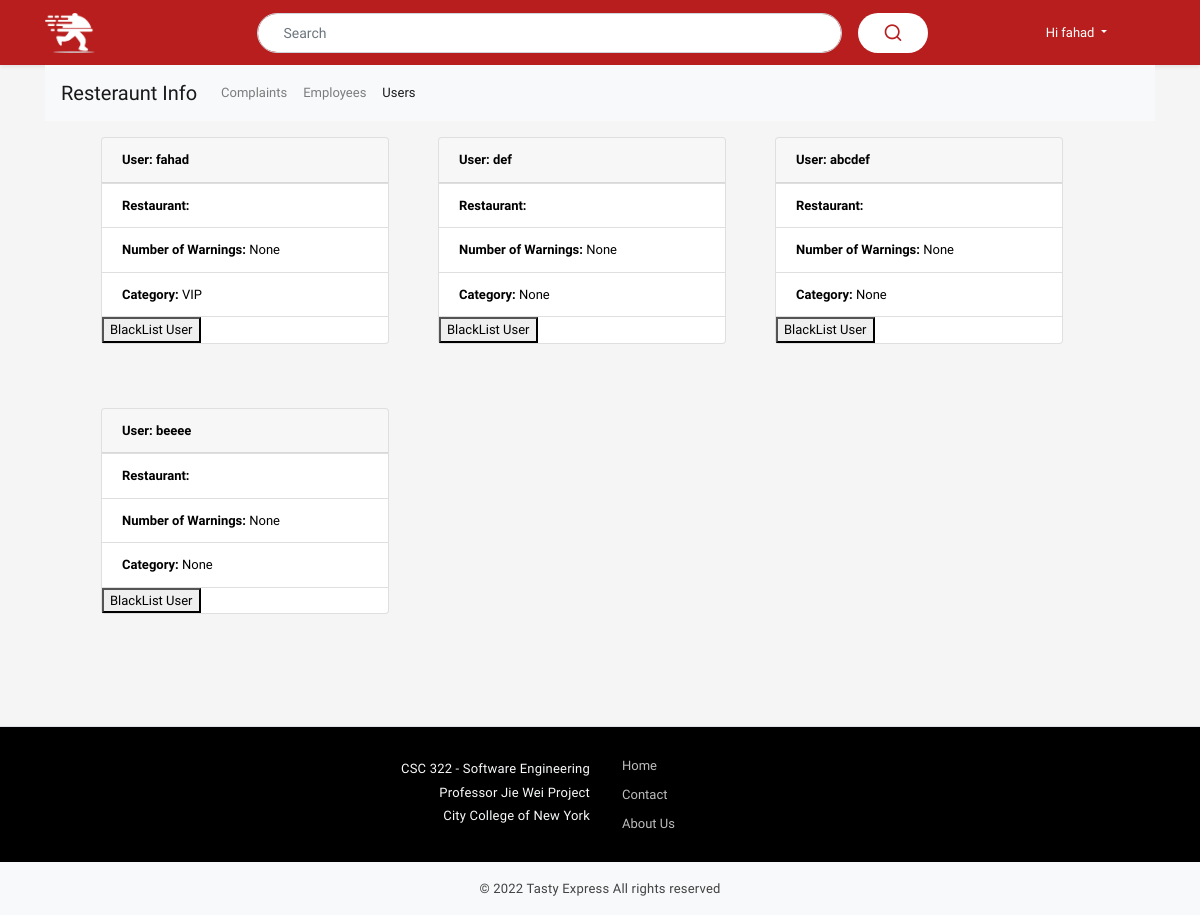
Page /manager_users.html (signed in) on the earlier database version.
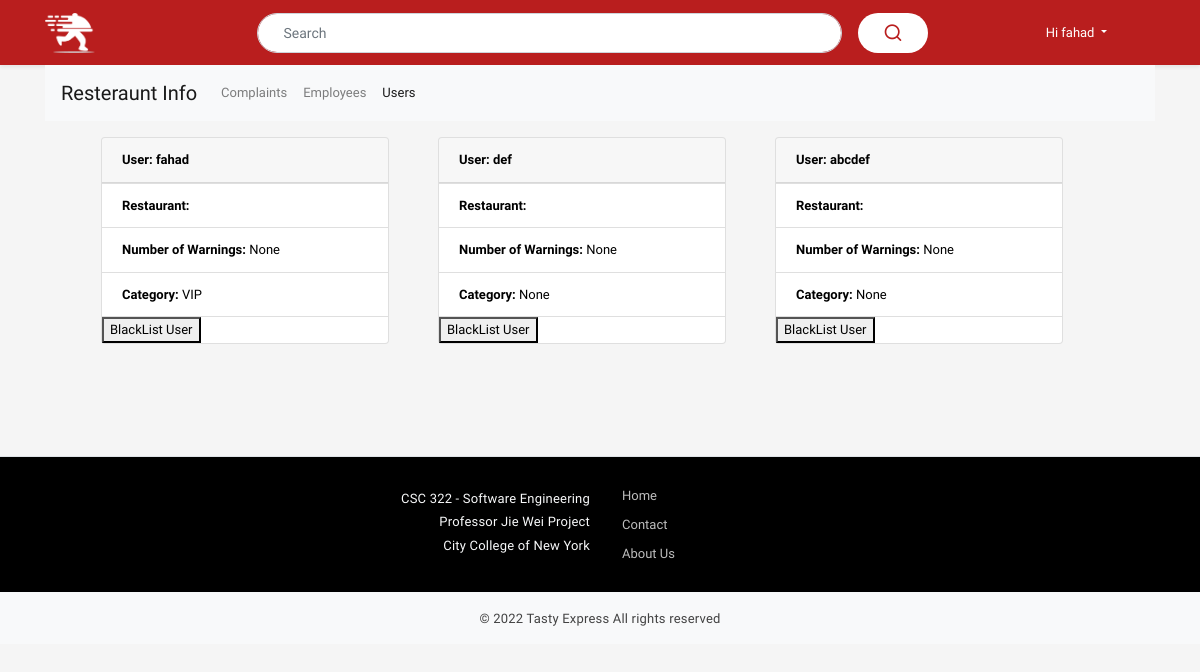
Same page on the later database version.
### server.py (models this page shows)
class user(UserMixin,db.Model):
    id = db.Column(db.Integer, primary_key=True)
    email = db.Column(db.String(120))
    name = db.Column(db.String(120))
    password = db.Column(db.String(80))
    address = db.Column(db.String(80))
    phone_number = db.Column(db.String(80))
    numWarnings = db.Column(db.Integer)
    category = db.Column(db.String(80))

### server.py (the view)
@app.route("/manager_users.html")
def manager_users_page():
    table = user.query.all()
    return render_template("manager_users.html", users = table)

### server.py (called while the page is built)
@login_manager.user_loader
def load_user(user_id):
    return user.query.get(int(user_id))

@app.context_processor
def base():
    return dict(account_type=session['account_type'],
                user_first_name=session['user_first_name'])

### templates/manager_users.html (shortened to what this page needs)
<!doctype html>
{% extends 'base.html' %}
{% block content %}
<div class="container">
  <div id="navbar">
  <nav class="navbar navbar-expand-lg navbar-light bg-light">
    <a class="navbar-brand" href="#">Resteraunt Info</a>
    <div class="collapse navbar-collapse" id="navbarNavDropdown">
      <ul class="navbar-nav">
        <li class="nav-item">
          <a class="nav-link" href="manager.html" id="nav-complaints"> Complaints </a>
        </li>
        <li class="nav-item">
          <a class="nav-link" href="manager_employees.html" id="nav-employees"> Employees </a>
        </li>
        <li class="nav-item active">
          <a class="nav-link" href="manager_users.html" id="nav-users" > Users <span class="sr-only">(current)</span></a>
        </li>
      </ul>
    </div>
  </nav>
</div>
</div>
 <div class="container">
     <div class="container mt-3">
       <div class="row">
         {% for user in users %}
           <div class="card-deck">
               <div class="card" style="width: 18rem;
                                        margin-left: 4rem;
                                        margin-bottom: 4rem;">
                 <div class="card-header">
                   <b>User: {{user['name']}}</b>
                 </div>
                 <ul class="list-group list-group-flush">
                   <li class="list-group-item"><b>Restaurant: </b>{{user['restaurant_name']}}</li>
                   <li class="list-group-item"><b>Number of Warnings: </b>{{user['numWarnings']}}</li>
                   <li class="list-group-item"><b>Category: </b>{{user['category']}}</li>
                   <a href="{{url_for('manager_black_list_user',data=user.email)}}">
                    <button type="button" name="button" >BlackList User</button></a>
                 </ul>
               </div>
           </div>
           {% endfor %}
       </div>
   </div>
 </div>
{% endblock %}

### templates/base.html (shortened to what this page needs)
<!DOCTYPE html>
<html lang="en">
<head>
    <link rel="stylesheet" type="text/css" href="static/vendor/slick/slick.min.css" />
    <link rel="stylesheet" type="text/css" href="static/vendor/slick/slick-theme.min.css" />
    <link href="static/vendor/icons/feather.css" rel="stylesheet" type="text/css">
    <link href="static/vendor/bootstrap/css/bootstrap.min.css" rel="stylesheet">
    <link href="static/css/style.css" rel="stylesheet">
    <link href="static/vendor/sidebar/demo.css" rel="stylesheet">
</head>
<body class="fixed-bottom-bar">
   <header class="section-header">
        <section class="header-main shadow-sm bg-primary-style2 d-flex align-items-center" style="height:65px">
            <div class="container">
                <div class="row align-items-center">
                    <div class="col-1">
                        <a href="/" class="brand-wrap">
                            <img alt="#" class="img-fluid" src="static/img/logo_web.png">
                        </a>
                    </div>
                    <div class="col">
                        <div class="d-flex align-items-center justify-content-end">
                            {% if url_for(request.endpoint) != "/" or request.args['search_val'] %}
                              <div class="container">
                                <form action="{{ url_for('index') }}" method="get">
                                  <div class="search input-group align-items-center justify-content-center py-1">
                                      <input class="form-control col-md-8" type="text" name="search_val" value="{{ request.args['search_val'] }}"
                                      style="border-radius:20px;height:40px;font-size:14px;padding-left:25px" placeholder="Search">
                                    <div class="input-group-prepend pl-3">
                                      <button class="btn" style="background-color: white;border-radius:20px;height:40px;width:70px;font-size:14px">
                                        <i class="feather-search h5" style="color: #b91e1e"></i>
                                      </button>
                                    </div>
                                  </div>
                                </form>
                              </div>
                            {% endif %}
                            {% if account_type == 'visitor' %}
                              <a href="login" class="widget-header font-weight-bold mr-3 text-white m-none" style="width:70px;font-size:14px">Sign In</a>
                              <a href="signup" class="widget-header font-weight-bold mr-3 text-white m-none"style="width:70px;font-size:14px">Sign Up</a>
                            {% else %}
                              <div class="dropdown mr-5 m-none">
                                  <a href="#" class="dropdown-toggle text-white py-3 pl- d-block" id="dropdownMenuButton" data-toggle="dropdown" aria-haspopup="true" aria-expanded="false">
                                  Hi {{ user_first_name }} </a>
                              </div>
                            {% endif %}
                        </div>
                    </div>
                </div>
            </div>
        </section>
    </header>
    <section class="content">
      {% block content %}{% endblock %}
    </section>
     <footer class="section-footer border-top bg-dark mt-5">
        <div class="container">
            <section class="footer-top d-flex align-items-center justify-content-center padding-y py-4">
                  <aside class="text-right text-white mr-4">
                      <p class="mb-1 text-light">CSC 322 - Software Engineering</p>
                      <p class="mb-1 text-light">Professor Jie Wei Project</p>
                      <p class="mb-1 text-light">City College of New York</p>
                  </aside>
                  <aside class="col-sm-10 col-md-2 text-white">
                      <ul class="list-unstyled hov_footer">
                          <li> <a href="/" class="text-muted">Home</a></li>
                          <li> <a href="contact.html" class="text-muted">Contact</a></li>
                          <li> <a href="{{url_for('aboutus')}}" class="text-muted">About Us</a></li>
                      </ul>
                  </aside>
            </section>
        </div>
        <section class="footer-copyright border-top py-3 bg-light">
            <div class="container d-flex align-items-center justify-content-center">
                <p class="mb-0"> © 2022 Tasty Express  All rights reserved </p>
            </div>
        </section>
    </footer>
</body>
</html>

### static/css/style.css (style rules this page uses)
body { font-family: 'Prompt', sans-serif; font-size: 13px; color: #000000; background: #f5f5f5; }
div, a { outline: none !important; }
.form-control, .btn, .input-group-sm>.custom-select, .input-group-sm>.form-control, .input-group-sm>.input-group-append>.btn, .input-group-sm>.input-group-append>.input-group-text, .input-group-sm>.input-group-prepend>.btn, .input-group-sm>.input-group-prepend>.input-group-text { font-size: 13px; }
.bg-primary-style2 { background-color: #b91e1e; }
.brand-wrap img { height: 40px; }
.col, .col-1, .col-10, .col-11, .col-12, .col-2, .col-3, .col-4, .col-5, .col-6, .col-7, .col-8, .col-9, .col-auto, .col-lg, .col-lg-1, .col-lg-10, .col-lg-11, .col-lg-12, .col-lg-2, .col-lg-3, .col-lg-4, .col-lg-5, .col-lg-6, .col-lg-7, .col-lg-8, .col-lg-9, .col-lg-auto, .col-md, .col-md-1, .col-md-10, .col-md-11, .col-md-12, .col-md-2, .col-md-3, .col-md-4, .col-md-5, .col-md-6, .col-md-7, .col-md-8, .col-md-9, .col-md-auto, .col-sm, .col-sm-1, .col-sm-10, .col-sm-11, .col-sm-12, .col-sm-2, .col-sm-3, .col-sm-4, .col-sm-5, .col-sm-6, .col-sm-7, .col-sm-8, .col-sm-9, .col-sm-auto, .col-xl, .col-xl-1, .col-xl-10, .col-xl-11, .col-xl-12, .col-xl-2, .col-xl-3, .col-xl-4, .col-xl-5, .col-xl-6, .col-xl-7, .col-xl-8, .col-xl-9, .col-xl-auto { position: relative; width: 100%; padding-right: 8px; padding-left: 8px; }
.row { margin-right: -8px; margin-left: -8px; }
a { color: #B10101; text-decoration: none !important; }
p { color: #424242; letter-spacing: 0.2px; }
footer .text-muted { color: #bdbdbd !important; }
.section-footer { background: #000 !important; }
.section-footer .border-top { border-top: 1px solid rgb(222 226 230 / 9%)!important; }
.section-footer ul li { line-height: 29px; }
.section-footer ul { margin: 0px; }

Differences in the rows shown:
removed user: name "beeee", numWarnings "None", category "None"
